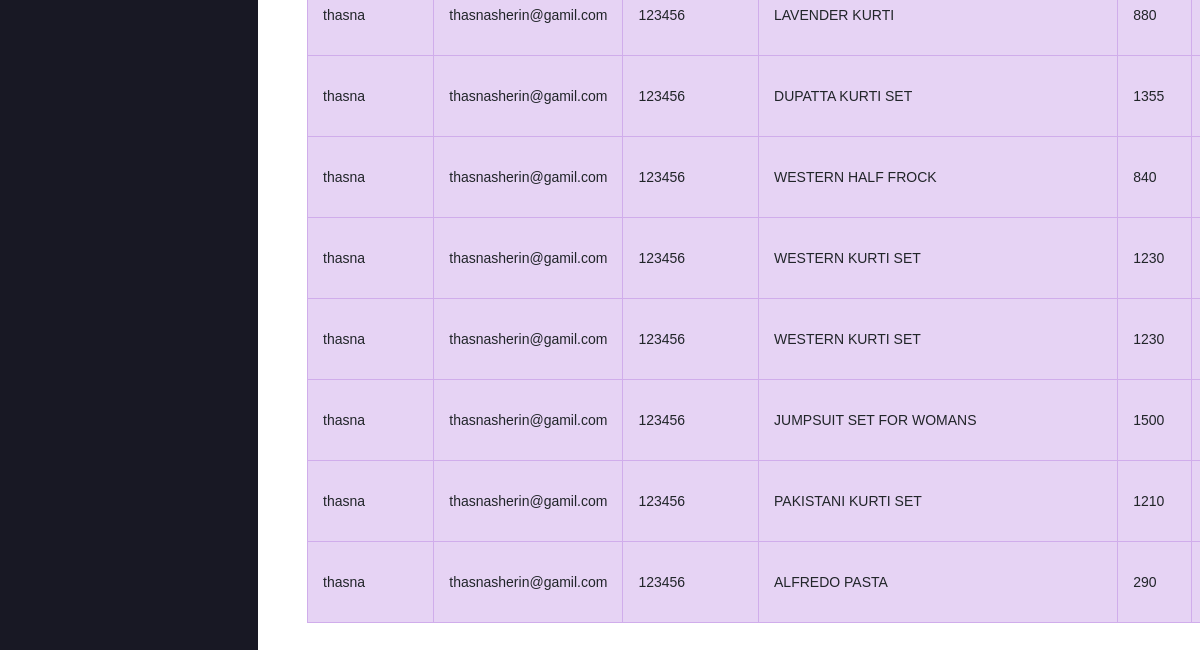
The app's page /vieworders (lower part), older data.
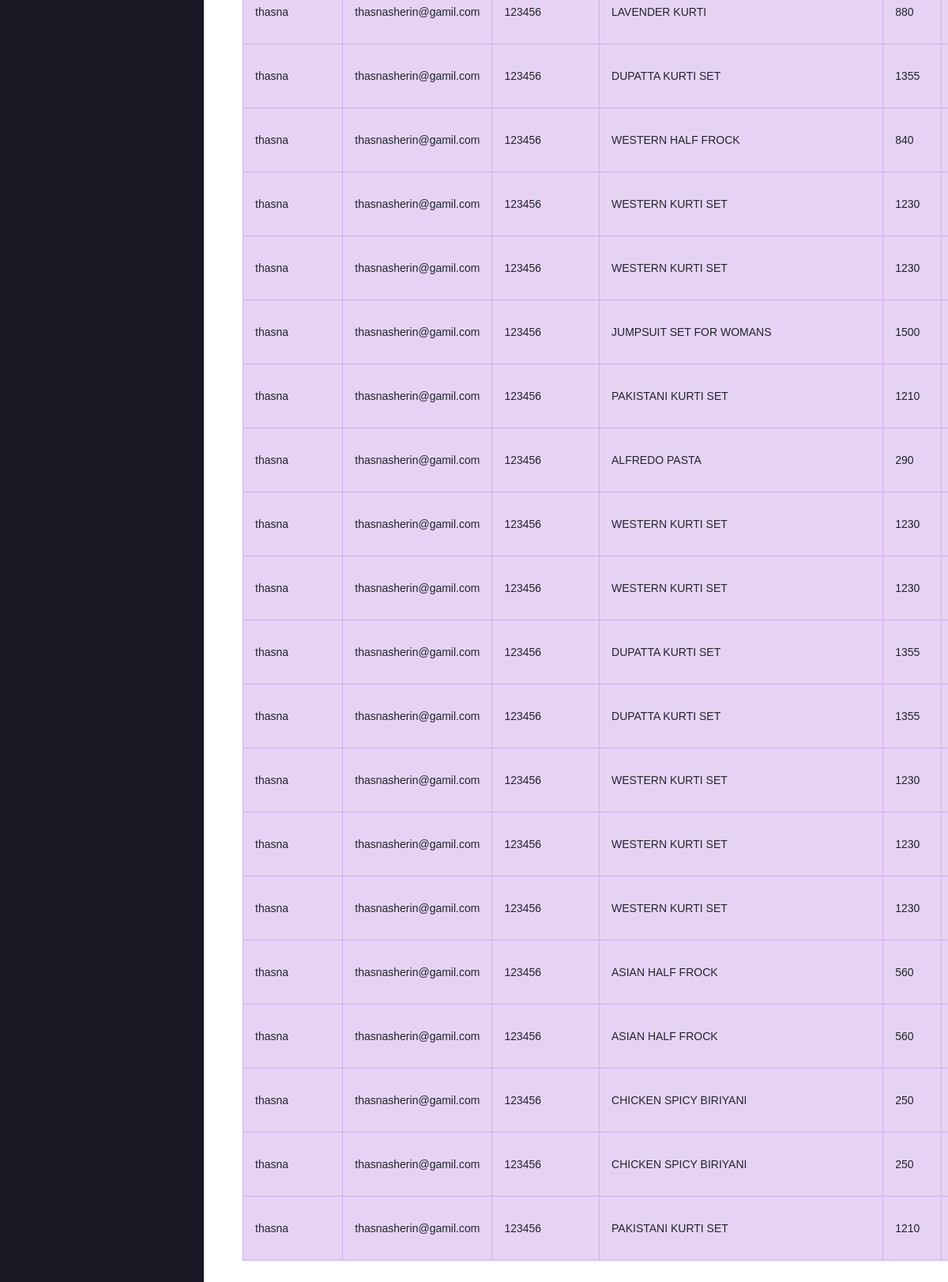
The same page, newer data.
### Userapp/models.py (models this page shows)
class Checkout(models.Model):
    userid=models.ForeignKey(Register,on_delete=models.CASCADE)
    cartid=models.ForeignKey(Cart, on_delete=models.CASCADE)
    address=models.TextField()
    pincode=models.IntegerField()
    country=models.TextField()

class Register(models.Model):
    username = models.CharField(max_length=25)
    password = models.CharField(max_length=25)
    email=models.EmailField()
    phone = models.IntegerField()

class Cart(models.Model):
    userid=models.ForeignKey(Register,on_delete=models.CASCADE)
    productid=models.ForeignKey(Product, on_delete=models.CASCADE)
    quantity=models.IntegerField()
    total=models.IntegerField()
    status=models.IntegerField(default=0)

### Adminapp/models.py (models this page shows)
class Product(models.Model):
    pname=models.CharField(max_length=20)
    pcat=models.CharField(max_length=100)
    pprice=models.IntegerField()
    pstock=models.IntegerField()
    pimage=models.ImageField(upload_to='pimages')
    status=models.IntegerField(default=0)

### Adminapp/views.py (the view)
# urls.py: path('vieworders',views.vieworders,name='vieworders'),
def vieworders(request):
    data=Checkout.objects.all()
    return render(request,'vieworders.html',{'data':data})

### Adminapp/templates/vieworders.html (shortened to what this page needs)
{% extends 'adminindex.html' %}
{% block content %}
<div style="margin-right: 40px;" class="col-lg-12 stretch-card">
    <div class="card">
      <div class="card-body">
        <table style="" class="table table-bordered">
          <tbody>
            {% for i in data %}
            <tr class="table-info">
                <td>{{i.userid.username}}</td>
                <td>{{i.userid.email}}</td>
                <td>{{i.userid.phone}}</td>
                <td>{{i.cartid.productid.pname}}</td>
                <td>{{i.cartid.productid.pprice}}</td>
                <td>{{i.cartid.quantity}}</td>
            </tr>
            {% endfor %}
          </tbody>
        </table>
      </div>
    </div>
  </div>
{% endblock %}

Row changes from the older to the newer data that the page shows:
added Checkout: userid.username "thasna", userid.email "thasnasherin@gamil.com", userid.phone "123456", cartid.productid.pname "WESTERN KURTI SET", cartid.productid.pprice "1230"
added Checkout: userid.username "thasna", userid.email "thasnasherin@gamil.com", userid.phone "123456", cartid.productid.pname "WESTERN KURTI SET", cartid.productid.pprice "1230"
added Checkout: userid.username "thasna", userid.email "thasnasherin@gamil.com", userid.phone "123456", cartid.productid.pname "DUPATTA KURTI SET", cartid.productid.pprice "1355"
added Checkout: userid.username "thasna", userid.email "thasnasherin@gamil.com", userid.phone "123456", cartid.productid.pname "DUPATTA KURTI SET", cartid.productid.pprice "1355"
added Checkout: userid.username "thasna", userid.email "thasnasherin@gamil.com", userid.phone "123456", cartid.productid.pname "WESTERN KURTI SET", cartid.productid.pprice "1230"
added Checkout: userid.username "thasna", userid.email "thasnasherin@gamil.com", userid.phone "123456", cartid.productid.pname "WESTERN KURTI SET", cartid.productid.pprice "1230"
added Checkout: userid.username "thasna", userid.email "thasnasherin@gamil.com", userid.phone "123456", cartid.productid.pname "WESTERN KURTI SET", cartid.productid.pprice "1230"
added Checkout: userid.username "thasna", userid.email "thasnasherin@gamil.com", userid.phone "123456", cartid.productid.pname "ASIAN HALF FROCK", cartid.productid.pprice "560"
added Checkout: userid.username "thasna", userid.email "thasnasherin@gamil.com", userid.phone "123456", cartid.productid.pname "ASIAN HALF FROCK", cartid.productid.pprice "560"
added Checkout: userid.username "thasna", userid.email "thasnasherin@gamil.com", userid.phone "123456", cartid.productid.pname "CHICKEN SPICY BIRIYANI", cartid.productid.pprice "250"
added Checkout: userid.username "thasna", userid.email "thasnasherin@gamil.com", userid.phone "123456", cartid.productid.pname "CHICKEN SPICY BIRIYANI", cartid.productid.pprice "250"
added Checkout: userid.username "thasna", userid.email "thasnasherin@gamil.com", userid.phone "123456", cartid.productid.pname "PAKISTANI KURTI SET", cartid.productid.pprice "1210"
